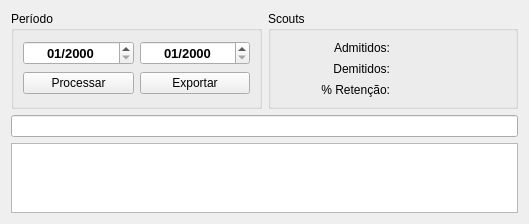
<?xml version="1.0" encoding="UTF-8"?>
<ui version="4.0">
 <class>MetaRetencao</class>
 <widget class="QWidget" name="MetaRetencao">
  <property name="geometry">
   <rect>
    <x>0</x>
    <y>0</y>
    <width>529</width>
    <height>214</height>
   </rect>
  </property>
  <property name="windowTitle">
   <string>Form</string>
  </property>
  <layout class="QGridLayout" name="gridLayout_3">
   <item row="0" column="0">
    <widget class="QGroupBox" name="groupBox">
     <property name="title">
      <string>Período</string>
     </property>
     <layout class="QGridLayout" name="gridLayout">
      <item row="2" column="0">
       <widget class="QPushButton" name="botaoProcessar">
        <property name="text">
         <string>Processar</string>
        </property>
        <property name="icon">
         <iconset resource="thema.qrc">
          <normaloff>:/images/paper-plane.png</normaloff>:/images/paper-plane.png</iconset>
        </property>
       </widget>
      </item>
      <item row="2" column="1">
       <widget class="QPushButton" name="botaoExportar">
        <property name="text">
         <string>Exportar</string>
        </property>
        <property name="icon">
         <iconset resource="thema.qrc">
          <normaloff>:/images/csv-file-format-extension.png</normaloff>:/images/csv-file-format-extension.png</iconset>
        </property>
       </widget>
      </item>
      <item row="0" column="0">
       <widget class="QDateEdit" name="periodoInicio">
        <property name="minimumSize">
         <size>
          <width>100</width>
          <height>0</height>
         </size>
        </property>
        <property name="font">
         <font>
          <pointsize>10</pointsize>
          <weight>75</weight>
          <bold>true</bold>
         </font>
        </property>
        <property name="alignment">
         <set>Qt::AlignCenter</set>
        </property>
        <property name="displayFormat">
         <string>MM/yyyy</string>
        </property>
       </widget>
      </item>
      <item row="0" column="1">
       <widget class="QDateEdit" name="periodoFim">
        <property name="minimumSize">
         <size>
          <width>100</width>
          <height>0</height>
         </size>
        </property>
        <property name="font">
         <font>
          <pointsize>10</pointsize>
          <weight>75</weight>
          <bold>true</bold>
         </font>
        </property>
        <property name="alignment">
         <set>Qt::AlignCenter</set>
        </property>
        <property name="displayFormat">
         <string>MM/yyyy</string>
        </property>
       </widget>
      </item>
     </layout>
    </widget>
   </item>
   <item row="0" column="1">
    <widget class="QGroupBox" name="groupBox_4">
     <property name="title">
      <string>Scouts</string>
     </property>
     <layout class="QGridLayout" name="gridLayout_4">
      <item row="0" column="1">
       <widget class="QLabel" name="campoNumeroDeAdmitidos">
        <property name="font">
         <font>
          <pointsize>10</pointsize>
          <weight>75</weight>
          <bold>true</bold>
         </font>
        </property>
        <property name="text">
         <string/>
        </property>
        <property name="alignment">
         <set>Qt::AlignRight|Qt::AlignTrailing|Qt::AlignVCenter</set>
        </property>
       </widget>
      </item>
      <item row="1" column="1">
       <widget class="QLabel" name="campoNumeroDeDemitidos">
        <property name="font">
         <font>
          <pointsize>10</pointsize>
          <weight>75</weight>
          <bold>true</bold>
         </font>
        </property>
        <property name="text">
         <string/>
        </property>
        <property name="alignment">
         <set>Qt::AlignRight|Qt::AlignTrailing|Qt::AlignVCenter</set>
        </property>
       </widget>
      </item>
      <item row="0" column="0">
       <widget class="QLabel" name="label_3">
        <property name="text">
         <string>Admitidos:</string>
        </property>
        <property name="alignment">
         <set>Qt::AlignRight|Qt::AlignTrailing|Qt::AlignVCenter</set>
        </property>
       </widget>
      </item>
      <item row="1" column="0">
       <widget class="QLabel" name="label_4">
        <property name="text">
         <string>Demitidos:</string>
        </property>
        <property name="alignment">
         <set>Qt::AlignRight|Qt::AlignTrailing|Qt::AlignVCenter</set>
        </property>
       </widget>
      </item>
      <item row="2" column="0">
       <widget class="QLabel" name="label_5">
        <property name="text">
         <string>% Retenção:</string>
        </property>
        <property name="alignment">
         <set>Qt::AlignRight|Qt::AlignTrailing|Qt::AlignVCenter</set>
        </property>
       </widget>
      </item>
      <item row="2" column="1">
       <widget class="QLabel" name="campoPercentualRetido">
        <property name="font">
         <font>
          <pointsize>10</pointsize>
          <weight>75</weight>
          <bold>true</bold>
         </font>
        </property>
        <property name="text">
         <string/>
        </property>
        <property name="alignment">
         <set>Qt::AlignRight|Qt::AlignTrailing|Qt::AlignVCenter</set>
        </property>
       </widget>
      </item>
     </layout>
    </widget>
   </item>
   <item row="1" column="0" colspan="2">
    <widget class="QLineEdit" name="campoPesquisarObjetosTabela"/>
   </item>
   <item row="2" column="0" colspan="2">
    <widget class="QTableWidget" name="tableWidget"/>
   </item>
  </layout>
 </widget>
 <tabstops>
  <tabstop>botaoProcessar</tabstop>
  <tabstop>botaoExportar</tabstop>
  <tabstop>campoPesquisarObjetosTabela</tabstop>
  <tabstop>tableWidget</tabstop>
 </tabstops>
 <resources>
  <include location="thema.qrc"/>
 </resources>
 <connections/>
</ui>
